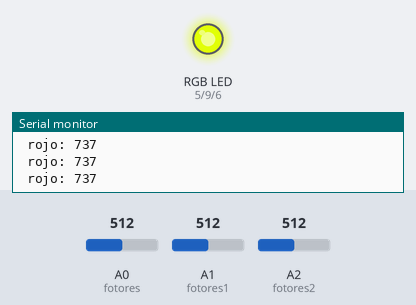
The sketch below on a simulated Arduino Uno, built with avr-gcc and run on an emulated ATmega328P. Shown: an RGB LED mixed from three pins (HIGH = lit), the last lines printed to the serial monitor. The test bench sets the inputs (shaded band); at power-on: A0 (fotores) = 512, A2 (fotores2) = 512, A1 (fotores1) = 512. Dim RGB values are drawn brighter than linear.

Above: at 1.2 s.
1.3 s: A0 (fotores) set to 532
At 1.8 s:
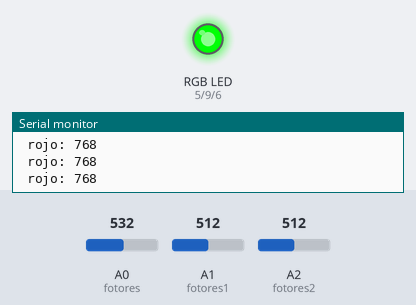
2.8 s: A2 (fotores2) set to 716
At 4.0 s:
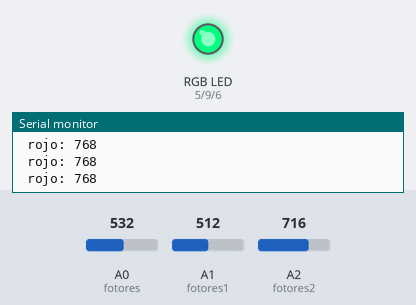
4.3 s: A1 (fotores1) set to 306
At 5.1 s:
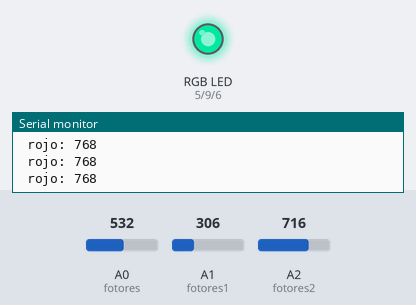
5.8 s: A0 (fotores) set to 511
At 6.2 s:
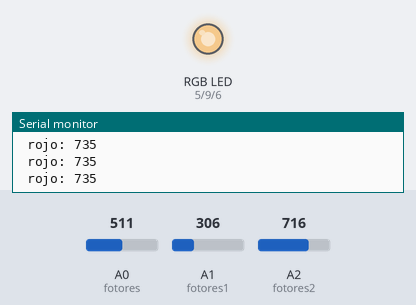
7.3 s: A1 (fotores1) set to 122
At 8.4 s:
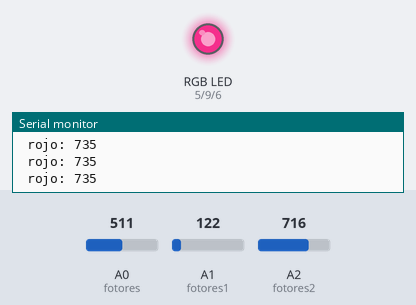
8.8 s: A2 (fotores2) set to 900
At 9.9 s:
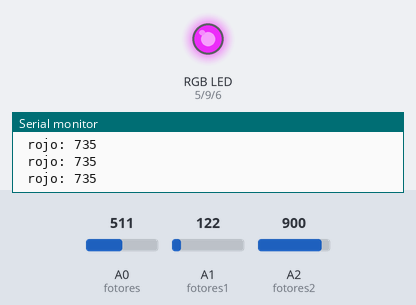
Timing chart, 0 to 11.3 s (numbered marks = the images above; inputs shaded):
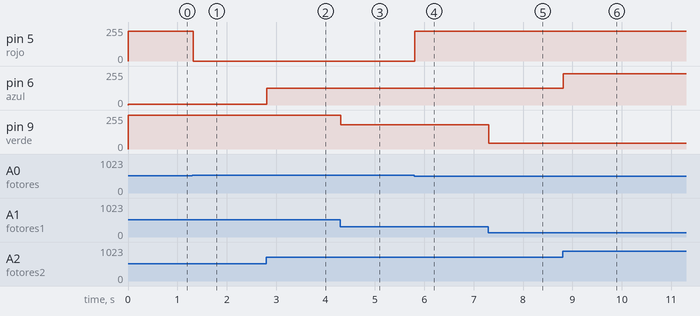

Measured:
- the behaviour switches between 531 and 532 on A0 (fotores) (found by bisection; images 0 and 1)
- after the input at 1.3 s, pin 5 (rojo): 225/255 → 0/255 at once
- after the input at 2.8 s, pin 6 (azul): 6/255 → 127/255 at once
- after the input at 4.3 s, pin 9 (verde): 255/255 → 183/255 at once
- after the input at 5.8 s, pin 5 (rojo): 0/255 → 223/255 at once
- after the input at 7.3 s, pin 9 (verde): 183/255 → 43/255 at once
- after the input at 8.8 s, pin 6 (azul): 127/255 → 236/255 at once

The sketch:

PT_2_FOTORESISTORES.ino
```cpp
const int verde = 9;
const int azul = 6;
const int rojo = 5;


const int fotores = A0;
const int fotores1 = A1;
const int fotores2 = A2;

int valorFoto = 0;
int valorFoto1 = 0;
int valorFoto2 = 0;

int mapa = 0;
int mapa1 = 0;
int mapa2 = 0;

void setup() {

  pinMode (verde, OUTPUT);
   pinMode (azul , OUTPUT);
    pinMode (rojo, OUTPUT);
    Serial.begin(9600);

}

void loop() {

  valorFoto = analogRead(fotores);
  valorFoto1 = analogRead(fotores1);
  valorFoto2 = analogRead(fotores2);
  delay(5);

  mapa = map(valorFoto, 35, 200, 0, 255);
  mapa1 = map(valorFoto1, 65, 400, 0, 255);
  mapa2 = map(valorFoto2, 70, 500, 0, 255);

  analogWrite(rojo, mapa);
  analogWrite(verde, mapa1);
  analogWrite(azul, mapa2);

   Serial.print(" rojo: ");
  Serial.println(mapa);


  /*Serial.print(valorFoto);
  Serial.print(" rojo: ");
  Serial.println(valorFoto/4);
  Serial.println(" ");*/
   /*Serial.print(valorFoto);
  Serial.print(" rojo: ");
  Serial.println(mapa);
/*  analogWrite(verde, 0);
  analogWrite(azul, 0);
   analogWrite(rojo, 255);
   delay(5000);

   analogWrite(verde, 255);
    analogWrite(azul, 0);
     analogWrite(rojo, 0);
     delay(5000);

   analogWrite(verde, 0);
    analogWrite(azul, 255);
     analogWrite(rojo, 0);
     delay(5000); */

}
```
